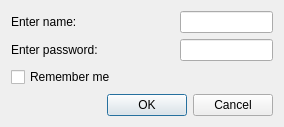
<?xml version="1.0" encoding="UTF-8"?>
<ui version="4.0">
 <class>AuthentificationDialog</class>
 <widget class="QDialog" name="AuthentificationDialog">
  <property name="geometry">
   <rect>
    <x>0</x>
    <y>0</y>
    <width>284</width>
    <height>127</height>
   </rect>
  </property>
  <property name="windowTitle">
   <string>Authentification </string>
  </property>
  <layout class="QGridLayout" name="gridLayout">
   <item row="0" column="0">
    <widget class="QLabel" name="label">
     <property name="text">
      <string>Enter name:</string>
     </property>
    </widget>
   </item>
   <item row="0" column="1">
    <spacer name="horizontalSpacer_3">
     <property name="orientation">
      <enum>Qt::Horizontal</enum>
     </property>
     <property name="sizeHint" stdset="0">
      <size>
       <width>68</width>
       <height>20</height>
      </size>
     </property>
    </spacer>
   </item>
   <item row="0" column="2">
    <widget class="QLineEdit" name="nameEdit"/>
   </item>
   <item row="1" column="0">
    <widget class="QLabel" name="label_2">
     <property name="text">
      <string>Enter password:</string>
     </property>
    </widget>
   </item>
   <item row="1" column="1">
    <spacer name="horizontalSpacer_2">
     <property name="orientation">
      <enum>Qt::Horizontal</enum>
     </property>
     <property name="sizeHint" stdset="0">
      <size>
       <width>68</width>
       <height>20</height>
      </size>
     </property>
    </spacer>
   </item>
   <item row="1" column="2">
    <widget class="QLineEdit" name="passEdit">
     <property name="echoMode">
      <enum>QLineEdit::Password</enum>
     </property>
    </widget>
   </item>
   <item row="3" column="1">
    <spacer name="verticalSpacer">
     <property name="orientation">
      <enum>Qt::Vertical</enum>
     </property>
     <property name="sizeHint" stdset="0">
      <size>
       <width>20</width>
       <height>4</height>
      </size>
     </property>
    </spacer>
   </item>
   <item row="4" column="0" colspan="3">
    <layout class="QHBoxLayout" name="horizontalLayout">
     <item>
      <spacer name="horizontalSpacer">
       <property name="orientation">
        <enum>Qt::Horizontal</enum>
       </property>
       <property name="sizeHint" stdset="0">
        <size>
         <width>40</width>
         <height>20</height>
        </size>
       </property>
      </spacer>
     </item>
     <item>
      <widget class="QPushButton" name="OKButton">
       <property name="text">
        <string>OK</string>
       </property>
      </widget>
     </item>
     <item>
      <widget class="QPushButton" name="cancelButton">
       <property name="text">
        <string>Cancel</string>
       </property>
      </widget>
     </item>
    </layout>
   </item>
   <item row="2" column="0">
    <widget class="QCheckBox" name="rememberBox">
     <property name="text">
      <string>Remember me</string>
     </property>
    </widget>
   </item>
  </layout>
 </widget>
 <resources/>
 <connections>
  <connection>
   <sender>cancelButton</sender>
   <signal>clicked()</signal>
   <receiver>AuthentificationDialog</receiver>
   <slot>reject()</slot>
   <hints>
    <hint type="sourcelabel">
     <x>137</x>
     <y>48</y>
    </hint>
    <hint type="destinationlabel">
     <x>92</x>
     <y>35</y>
    </hint>
   </hints>
  </connection>
 </connections>
</ui>
